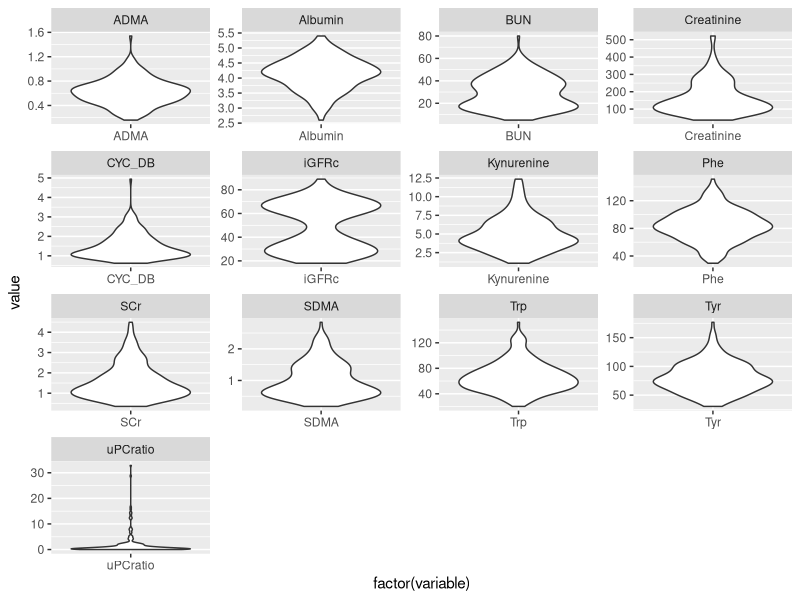
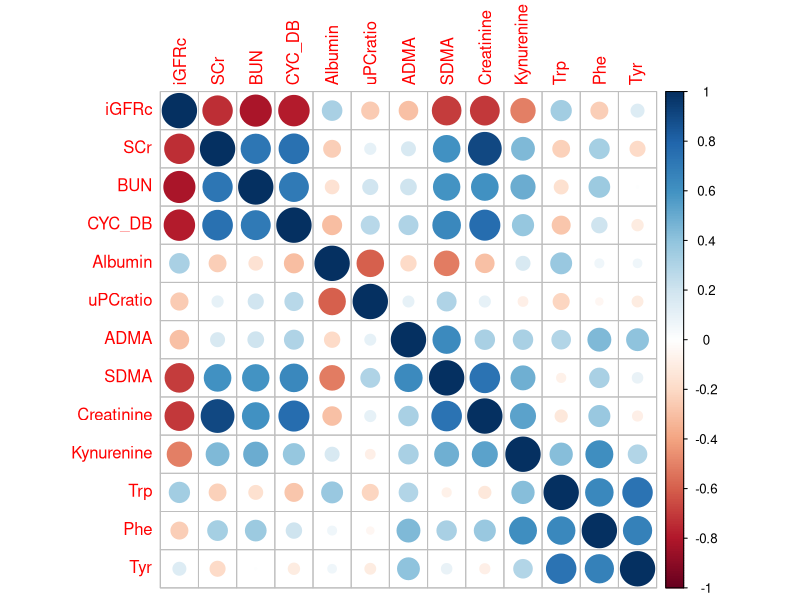
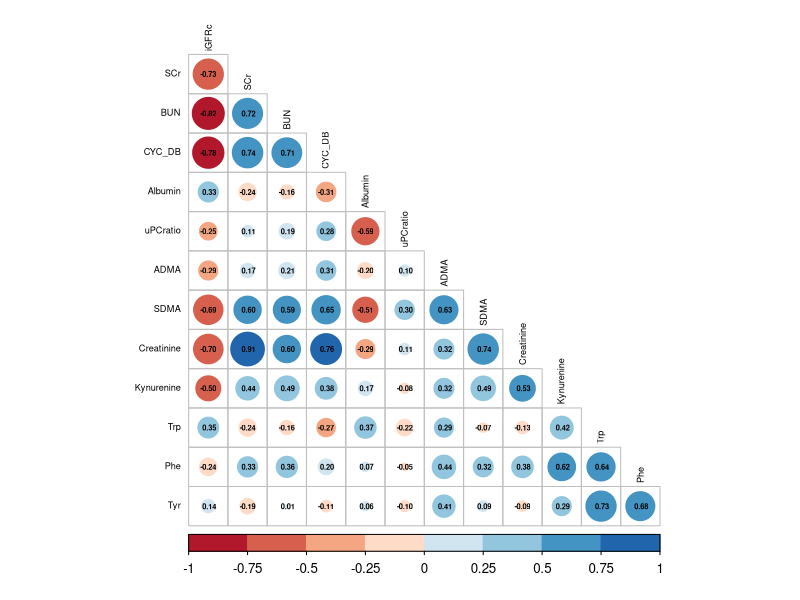
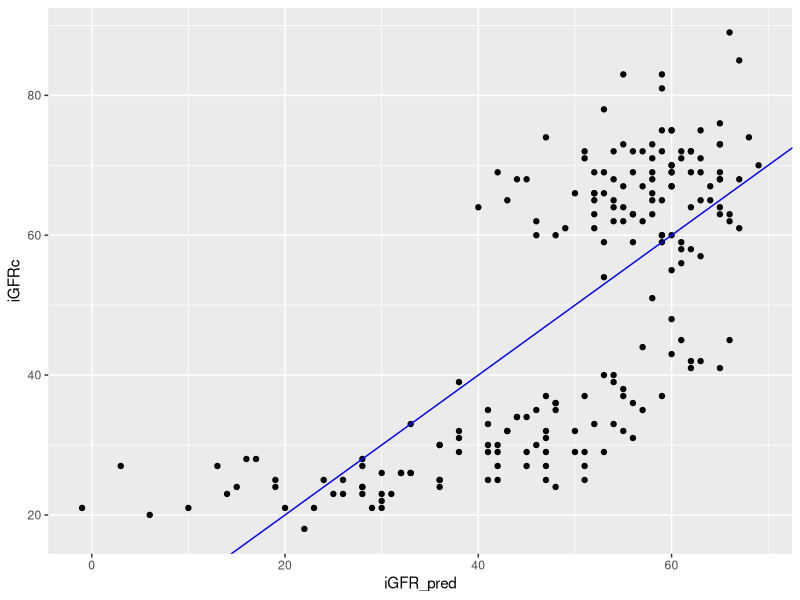
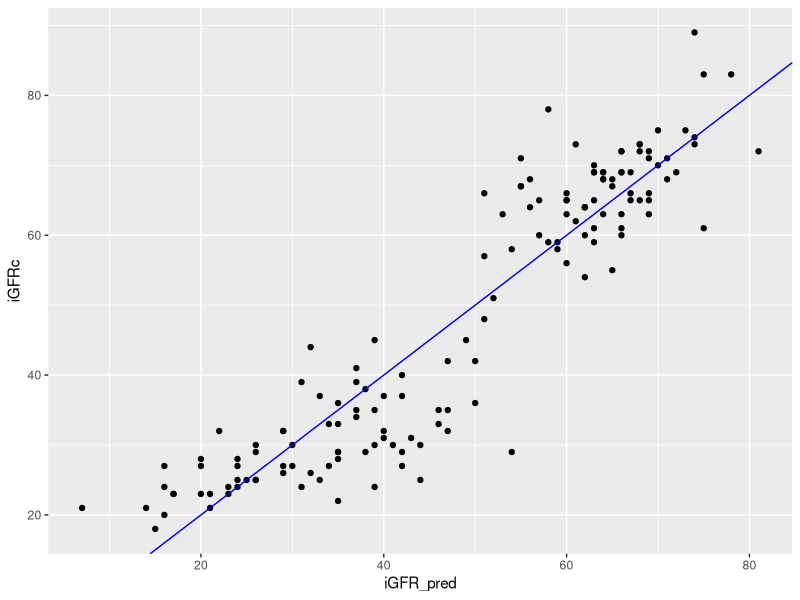

R code for these plots, in order: (Note: this script raises an error after producing the figures.)
## ---- chunk 1
knitr::opts_chunk$set(echo = TRUE)
library(tidyverse)
library(corrplot)
library(RColorBrewer)
library(broom)
library(Metrics)
library(car)

## ---- chunk 2
#load in CKD_data.csv and CKD_GFR.csv
data <- read_csv("data/CKD_data.csv")
glimpse(data)

GFR <- read_csv("data/CKD_GFR.csv")
glimpse(GFR)

#join by ID, convert ID to factor
ckd <- left_join(GFR, data, by = "id") %>%
        mutate(id = factor(id))
glimpse(ckd)

#how many subjects do we have? how many variables?
## ---- chunk 3
summary(ckd)
## ---- chunk 4
meltData <- gather(ckd[2:14], variable, value)

ggplot(meltData, aes(factor(variable), value)) +
  geom_violin() + facet_wrap(~variable, scale="free")
## ---- chunk 5
cors <- ckd %>% 
        select(-id) %>%
        cor(use = 'pairwise.complete.obs')

corrplot(cors) #default, but can we improve the information display? customize using available arguments -- see help for what's possible

corrplot(cors, type="lower", method="circle", addCoef.col="black", 
         number.cex=0.45, tl.cex = 0.55, tl.col = "black",
         col=brewer.pal(n=8, name="RdBu"), diag=FALSE)

#corrplot.mixed(cors) #instead of above, can also try a different function from package
## ---- chunk 6
#fit the linear model
# lm(formula = ___, data = ___)
slr.fit <- lm(iGFRc ~ SCr, ckd)

#print the model
slr.fit

#what is the equation of our model? Does this make sense to you?
## ---- chunk 7
#view a summary of the model
summary(slr.fit)

#extract information
coef(slr.fit)

## ---- chunk 8
tidy(slr.fit)
# aha!
## ---- chunk 9
head(augment(slr.fit))

#if you want to add the fit-related columns to the entire data frame, specify the data frame
head(augment(slr.fit, ckd))
## ---- chunk 10
glance(slr.fit)
## ---- chunk 11
ckd <- ckd %>%
        mutate(iGFR_pred = round(predict(slr.fit, ckd),0))
## ---- chunk 12
comp <- cbind(round(slr.fit$fitted.values,0), ckd$iGFR_pred)
head(comp)
## ---- chunk 13
# Make a plot to compare predictions to actual (prediction on x axis). 
ggplot(ckd, aes(x = iGFR_pred, y = iGFRc)) + 
  geom_point() +
  geom_abline(color = "blue")

## ---- chunk 14
#reload data to remove SLR predictions
data <- read_csv("data/CKD_data.csv")
GFR <- read_csv("data/CKD_GFR.csv")
#join by ID, convert ID to factor
ckd <- left_join(GFR, data, by = "id") %>%
        mutate(id = factor(id))

# sample(x, size, replace = FALSE, prob = NULL)
set.seed(622) #so we all get same random numbers
train <- sample(nrow(ckd), nrow(ckd) * 0.75)
test <- -train

ckd_train <- ckd[train, ] %>%
              select(-id)
ckd_test <- ckd[test, ] %>%
              select(-id)

# alternatively, two dplyr versions that only work on tibbles: 
# sample_n(tbl, size, replace = FALSE, weight = NULL, .env = NULL)
# sample_frac(tbl, size = 1, replace = FALSE, weight = NULL,
#   .env = NULL)
## ---- chunk 15
#fit the model
mod.full <- lm(iGFRc ~ ., data = ckd_train)

#check out the model info
glance(mod.full)

tidy(mod.full) %>%
    arrange(p.value)

#add the predicted values to the train set
ckd_train <- ckd_train %>%
              mutate(iGFR_pred = round(augment(mod.full)$.fitted,0))
## ---- chunk 16
ggplot(ckd_train, aes(x = iGFR_pred, y = iGFRc)) + 
  geom_point() +
  geom_abline(color = "blue")

## ---- chunk 17
# Make a residual plot (prediction on x axis). 
ckd_test <- ckd_test %>%
        mutate(residuals = iGFRc - iGFR_pred)

ggplot(ckd_test, aes(x = iGFR_pred, y = residuals)) + 
  geom_point() +
  geom_hline(yintercept = 0, color = "blue")

# Make a QQ plot of the residuals
ggplot(ckd_test, aes(sample = residuals)) + 
  stat_qq() + stat_qq_line(linetype = 2, color = "blue")

# alternatively can visually assess normality via histogram of residuals
# ggplot(ckd_test, aes(residuals)) +
#   geom_histogram()
## ---- chunk 18
# rmse(actual, predicted)
rmse(ckd_train$iGFRc, mod.full$fitted.values) #7.04
rmse(ckd_test$iGFRc, ckd_test$iGFR_pred) #8.10

# mape(actual, predicted)
mape(ckd_train$iGFRc, mod.full$fitted.values) #0.13 or 13%
mape(ckd_test$iGFRc, ckd_test$iGFR_pred) #0.16 or 16%
## ---- chunk 19
vif(mod.full)
## ---- chunk 20
#sort the variables by the p value of their coefficients
tidy(mod.full) %>%
    arrange(p.value)

#if we select the 'most' significant variables with pvalues ~ 0.05:
# Trp, Kynurenine, BUN, CYC_DB, Phe, ADMA

## ---- chunk 21
#reload data to remove full model predictions
data <- read_csv("data/CKD_data.csv")
GFR <- read_csv("data/CKD_GFR.csv")
#join by ID, convert ID to factor
ckd <- left_join(GFR, data, by = "id") %>%
        mutate(id = factor(id))

# sample(x, size, replace = FALSE, prob = NULL)
set.seed(622) #so we all get same random numbers
train <- sample(nrow(ckd), nrow(ckd) * 0.75)
test <- -train

ckd_train <- ckd[train, ] %>%
              select(-id)
ckd_test <- ckd[test, ] %>%
              select(-id)
## ---- chunk 22
#predict values for test set and add as new column, iGFR_pred
ckd_test <- ckd_test %>%
              mutate(iGFR_pred = round(predict(mod2, ckd_test),0))


#plot actual vs predicted for test set
ggplot(ckd_test, aes(x = iGFR_pred, y = iGFRc)) + 
  geom_point() +
  geom_abline(color = "blue")

# Make a residual plot (prediction on x axis). 
ckd_test <- ckd_test %>%
        mutate(residuals = iGFRc - iGFR_pred)

ggplot(ckd_test, aes(x = iGFR_pred, y = residuals)) + 
  geom_point() +
  geom_hline(yintercept = 0, color = "blue")

# QQ plot of the residuals
ggplot(ckd_test, aes(sample = residuals)) + 
  stat_qq() + stat_qq_line(linetype = 2, color = "blue")

#calculate test set error
rmse(ckd_test$iGFRc, ckd_test$iGFR_pred) #7.92
mape(ckd_test$iGFRc, ckd_test$iGFR_pred) #0.16 or 16%
